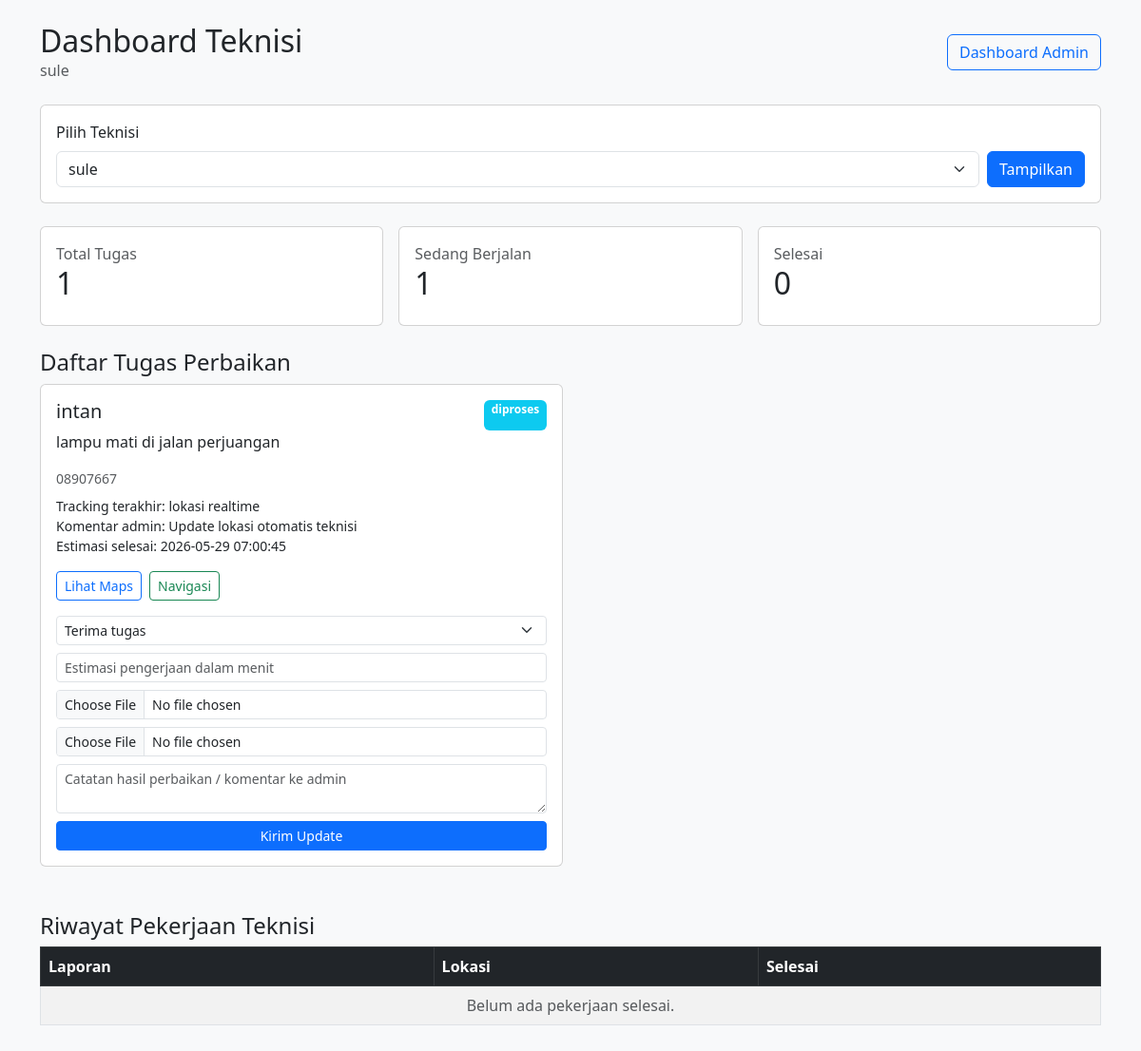
Page /teknisi_dashboard.php?teknisi_id=2 on the committed database.
### tables this page shows
CREATE TABLE `users` (
  `id` int(11) NOT NULL,
  `nama` varchar(100) NOT NULL,
  `email` varchar(100) NOT NULL,
  `password` varchar(255) NOT NULL,
  `role` enum('admin','teknisi','pelapor') DEFAULT 'pelapor',
  `created_at` timestamp NOT NULL DEFAULT current_timestamp()
);

CREATE TABLE `laporan` (
  `id` int(11) NOT NULL,
  `user_id` int(11) DEFAULT NULL,
  `judul` varchar(150) NOT NULL,
  `deskripsi` text DEFAULT NULL,
  `latitude` varchar(50) DEFAULT NULL,
  `longitude` varchar(50) DEFAULT NULL,
  `alamat` text DEFAULT NULL,
  `foto` varchar(255) DEFAULT NULL,
  `status` enum('menunggu','diproses','selesai') DEFAULT 'menunggu',
  `teknisi_id` int(11) DEFAULT NULL,
  `created_at` timestamp NOT NULL DEFAULT current_timestamp(),
  `assigned_at` datetime DEFAULT NULL,
  `estimasi_selesai` datetime DEFAULT NULL
);

### teknisi_dashboard.php (the view, shortened to what this page needs)
<?php
include 'koneksi.php';
function e($value) {
    return htmlspecialchars((string) $value, ENT_QUOTES, 'UTF-8');
}
$teknisiList = [];
$teknisiResult = mysqli_query($conn, "SELECT id, nama FROM users WHERE role='teknisi' ORDER BY nama");
if ($teknisiResult) {
    while ($row = mysqli_fetch_assoc($teknisiResult)) {
        $teknisiList[] = $row;
    }
}
$teknisiId = (int) ($_GET['teknisi_id'] ?? ($_POST['teknisi_id_aktif'] ?? 0));
$teknisi = null;
foreach ($teknisiList as $item) {
    if ((int) $item['id'] === $teknisiId) {
        $teknisi = $item;
        break;
    }
}
$tugas = false;
$riwayat = false;
$totalTugas = 0;
$selesai = 0;
$aktif = 0;
if ($teknisiId > 0) {
    $tugas = mysqli_query(
        $conn,
        "SELECT laporan.*,
                latest.status_tracking AS tracking_terakhir,
                latest.catatan AS catatan_terakhir,
                latest.updated_at AS waktu_tracking
         FROM laporan
         LEFT JOIN (
            SELECT t1.*
            FROM tracking_teknisi t1
            INNER JOIN (
                SELECT laporan_id, MAX(id) AS id
                FROM tracking_teknisi
                GROUP BY laporan_id
            ) t2 ON t1.id = t2.id
         ) latest ON latest.laporan_id = laporan.id
         WHERE laporan.teknisi_id=$teknisiId AND laporan.status <> 'selesai'
         ORDER BY laporan.assigned_at DESC, laporan.id DESC"
    );
    $riwayat = mysqli_query(
        $conn,
        "SELECT laporan.*, MAX(tracking_teknisi.updated_at) AS selesai_waktu
         FROM laporan
         LEFT JOIN tracking_teknisi ON tracking_teknisi.laporan_id = laporan.id
         WHERE laporan.teknisi_id=$teknisiId AND laporan.status='selesai'
         GROUP BY laporan.id
         ORDER BY selesai_waktu DESC"
    );
    $totalTugas = mysqli_num_rows(mysqli_query($conn, "SELECT id FROM laporan WHERE teknisi_id=$teknisiId"));
    $selesai = mysqli_num_rows(mysqli_query($conn, "SELECT id FROM laporan WHERE teknisi_id=$teknisiId AND status='selesai'"));
    $aktif = mysqli_num_rows(mysqli_query($conn, "SELECT id FROM laporan WHERE teknisi_id=$teknisiId AND status<>'selesai'"));
}
?>
<!DOCTYPE html>
<html lang="id">
<head>
    <link href="https://cdn.jsdelivr.net/npm/bootstrap@5.3.0/dist/css/bootstrap.min.css" rel="stylesheet">
    <link href="assets/css/app.css" rel="stylesheet">
</head>
<body class="bg-light">
<div class="container py-4">
    <div class="d-flex justify-content-between align-items-center gap-3 mb-4">
        <div>
            <h2 class="mb-0">Dashboard Teknisi</h2>
            <div class="text-muted"><?= e($teknisi['nama'] ?? 'Belum ada teknisi') ?></div>
        </div>
        <a href="dashboard_admin.php" class="btn btn-outline-primary">Dashboard Admin</a>
    </div>
    <?php if ($teknisiList): ?>
        <form method="GET" class="card card-body mb-4">
            <label class="form-label">Pilih Teknisi</label>
            <div class="d-flex gap-2">
                <select name="teknisi_id" class="form-select">
                    <?php foreach ($teknisiList as $item): ?>
                        <option value="<?= e($item['id']) ?>" <?= (int) $item['id'] === $teknisiId ? 'selected' : '' ?>>
                            <?= e($item['nama']) ?>
                        </option>
                    <?php endforeach; ?>
                </select>
                <button class="btn btn-primary">Tampilkan</button>
            </div>
        </form>
    <?php else: ?>
        <div class="alert alert-warning">
            Belum ada data teknisi. Tambahkan teknisi dari Dashboard Admin terlebih dahulu.
        </div>
    <?php endif; ?>
    <div class="row g-3 mb-4">
        <div class="col-md-4"><div class="card p-3"><div class="text-muted">Total Tugas</div><h2><?= $totalTugas ?></h2></div></div>
        <div class="col-md-4"><div class="card p-3"><div class="text-muted">Sedang Berjalan</div><h2><?= $aktif ?></h2></div></div>
        <div class="col-md-4"><div class="card p-3"><div class="text-muted">Selesai</div><h2><?= $selesai ?></h2></div></div>
    </div>
    <h4>Daftar Tugas Perbaikan</h4>
    <div class="row g-3 mb-5">
        <?php if ($tugas && mysqli_num_rows($tugas) > 0): ?>
            <?php while ($row = mysqli_fetch_assoc($tugas)): ?>
                <?php
                    $lat = $row['latitude'] ?? '';
                    $lon = $row['longitude'] ?? '';
                    $maps = ($lat && $lon) ? "https://www.google.com/maps?q=$lat,$lon" : '#';
                    $nav = ($lat && $lon) ? "https://www.google.com/maps/dir/?api=1&destination=$lat,$lon" : '#';
                ?>
                <div class="col-lg-6">
                    <div class="card h-100">
                        <div class="card-body">
                            <div class="d-flex justify-content-between gap-2">
                                <h5><?= e($row['judul']) ?></h5>
                                <span class="badge bg-info"><?= e($row['status']) ?></span>
                            </div>
                            <p><?= e($row['deskripsi']) ?></p>
                            <div class="small text-muted mb-2"><?= e($row['alamat']) ?></div>
                            <div class="small mb-3">
                                Tracking terakhir: <?= e($row['tracking_terakhir'] ?? 'Tugas baru') ?>
                                <?php if (!empty($row['catatan_terakhir'])): ?>
                                    <br>Komentar admin: <?= e($row['catatan_terakhir']) ?>
                                <?php endif; ?>
                                <?php if (!empty($row['estimasi_selesai'])): ?>
                                    <br>Estimasi selesai: <?= e($row['estimasi_selesai']) ?>
                                <?php endif; ?>
                            </div>
                            <div class="d-flex flex-wrap gap-2 mb-3">
                                <a class="btn btn-outline-primary btn-sm <?= $maps === '#' ? 'disabled' : '' ?>" target="_blank" href="<?= e($maps) ?>">Lihat Maps</a>
                                <a class="btn btn-outline-success btn-sm <?= $nav === '#' ? 'disabled' : '' ?>" target="_blank" href="<?= e($nav) ?>">Navigasi</a>
                            </div>
                                <form method="POST" enctype="multipart/form-data" class="d-grid gap-2 teknisi-form" data-laporan-id="<?= e($row['id']) ?>">
                                <select name="aksi" class="form-select form-select-sm">
                                    <option value="terima">Terima tugas</option>
                                </select>
                                <input type="number" name="estimasi_menit" class="form-control form-control-sm" min="0" placeholder="Estimasi pengerjaan dalam menit">
                                <input type="file" name="foto_sebelum" class="form-control form-control-sm" accept="image/*">
                                <input type="file" name="foto_sesudah" class="form-control form-control-sm" accept="image/*">
                                <textarea name="catatan" class="form-control form-control-sm" rows="2" placeholder="Catatan hasil perbaikan / komentar ke admin"></textarea>
                                <button type="submit" name="aksi_teknisi" class="btn btn-primary btn-sm">Kirim Update</button>
                            </form>
                        </div>
                    </div>
                </div>
            <?php endwhile; ?>
        <?php else: ?>
            <div class="col-12"><div class="alert alert-info">Belum ada tugas baru untuk teknisi ini.</div></div>
        <?php endif; ?>
    </div>
    <h4>Riwayat Pekerjaan Teknisi</h4>
    <div class="table-responsive">
        <table class="table table-bordered table-striped align-middle">
            <thead class="table-dark">
                <tr>
                    <th>Laporan</th>
                    <th>Lokasi</th>
                    <th>Selesai</th>
                </tr>
            </thead>
            <tbody>
                <?php if ($riwayat && mysqli_num_rows($riwayat) > 0): ?>
                    <?php while ($row = mysqli_fetch_assoc($riwayat)): ?>
                        <tr>
                            <td><?= e($row['judul']) ?></td>
                            <td><?= e($row['alamat']) ?></td>
                            <td><?= e($row['selesai_waktu'] ?? '-') ?></td>
                        </tr>
                    <?php endwhile; ?>
                <?php else: ?>
                    <tr><td colspan="3" class="text-center text-muted">Belum ada pekerjaan selesai.</td></tr>
                <?php endif; ?>
            </tbody>
        </table>
    </div>
</div>
</body>
</html>

### rows in the picture
users: nama "sule"
laporan: judul "intan", status "diproses", deskripsi "lampu mati di jalan perjuangan", alamat "08907667", tracking_terakhir "lokasi realtime", catatan_terakhir "Update lokasi otomatis teknisi", estimasi_selesai "2026-05-29 07:00:45"

### other values in the picture
$totalTugas "1"
$aktif "1"
$selesai "0"
form field teknisi_id "sule"
